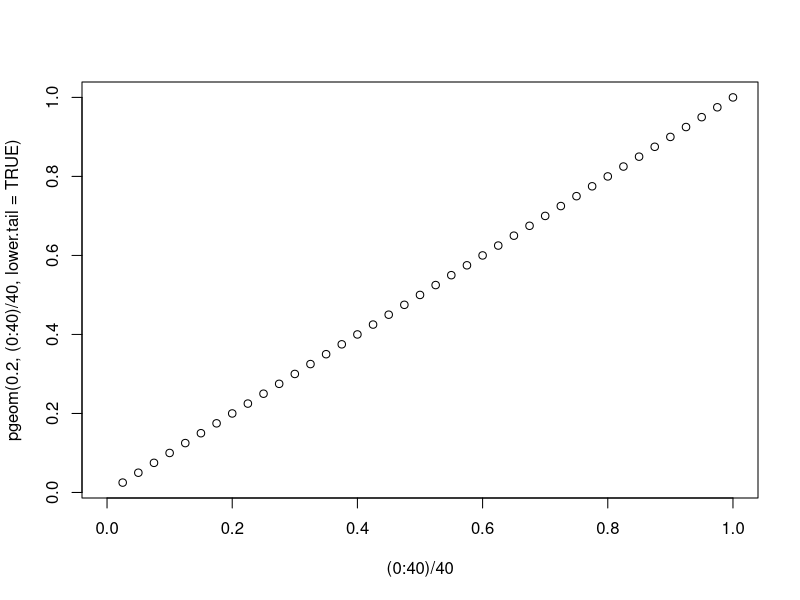
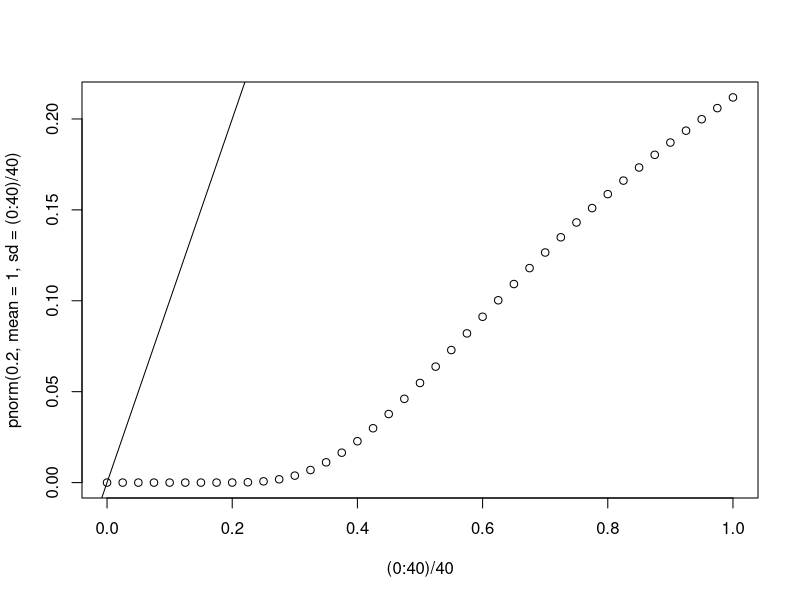
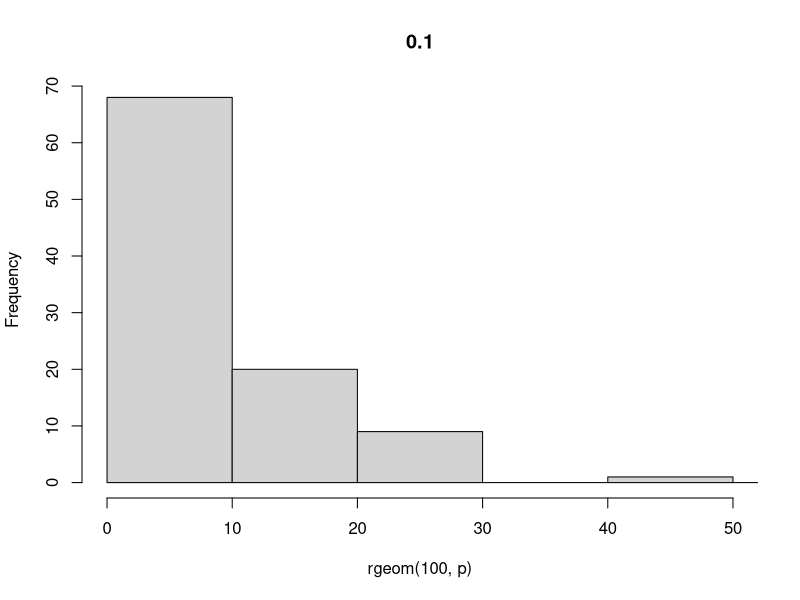
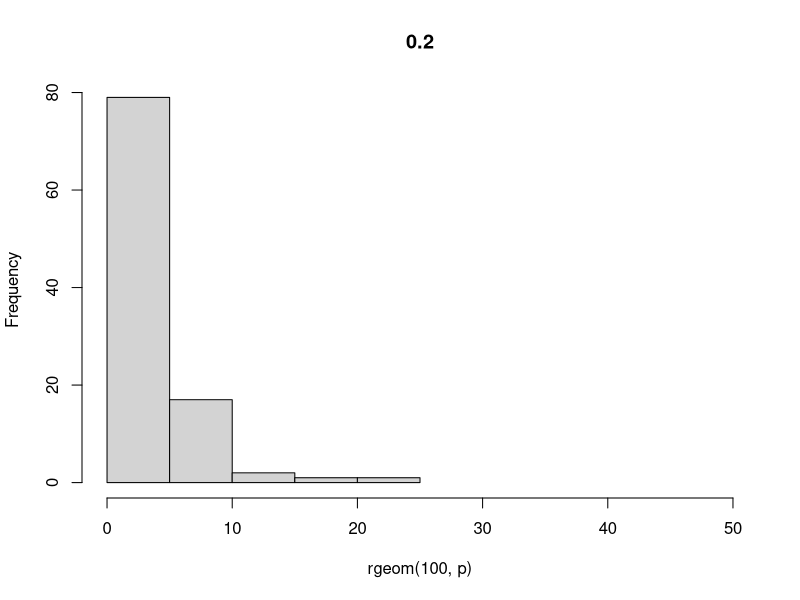
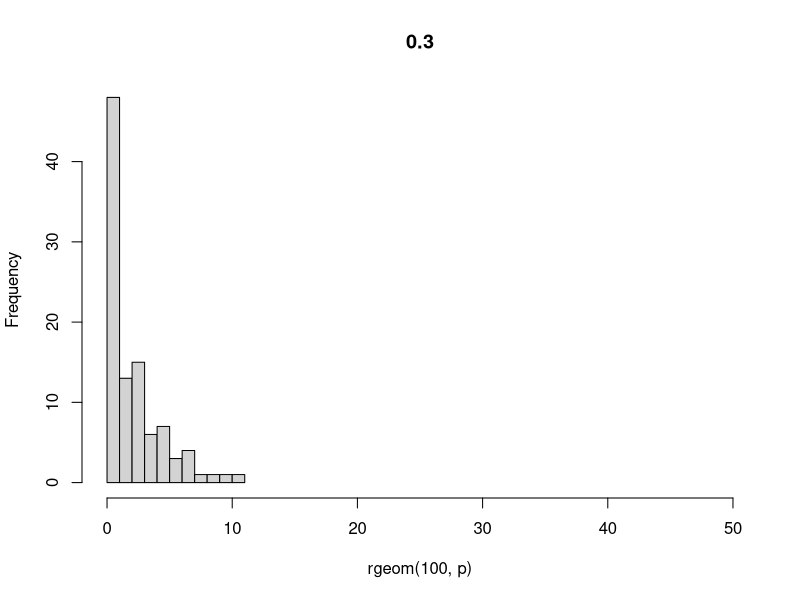
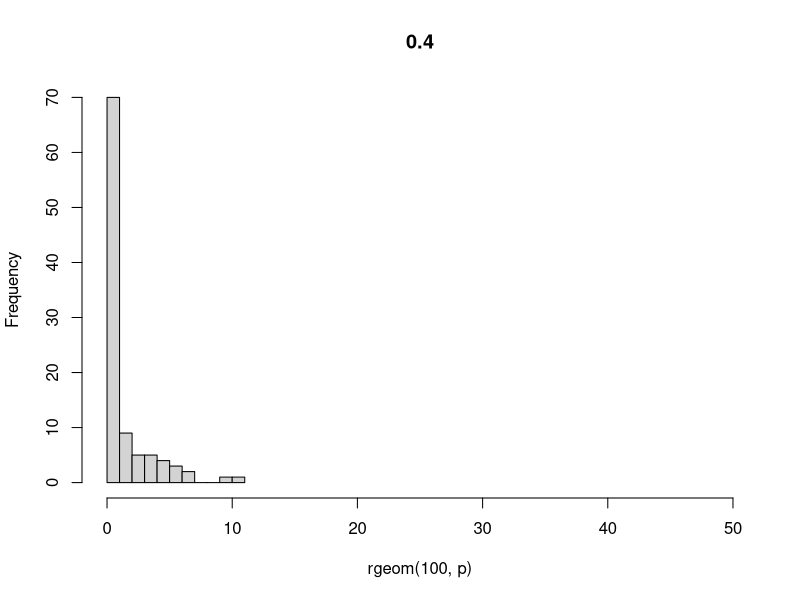
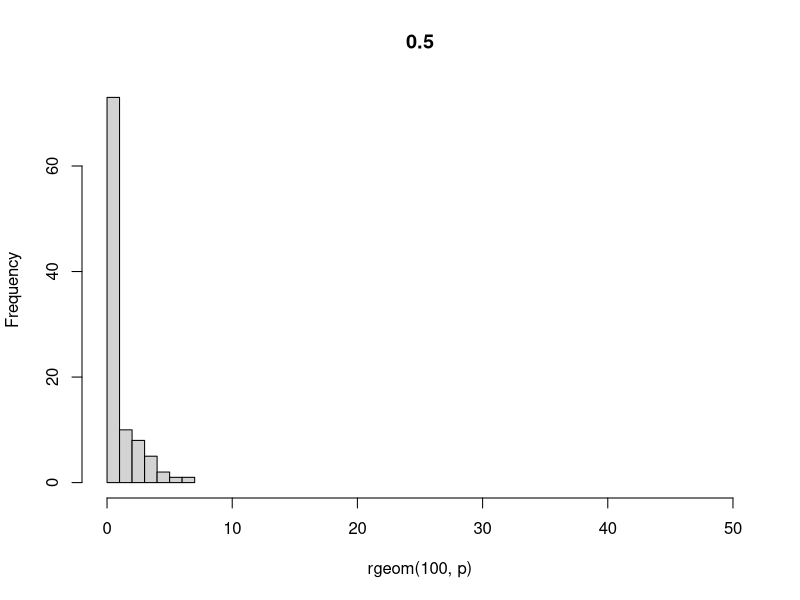
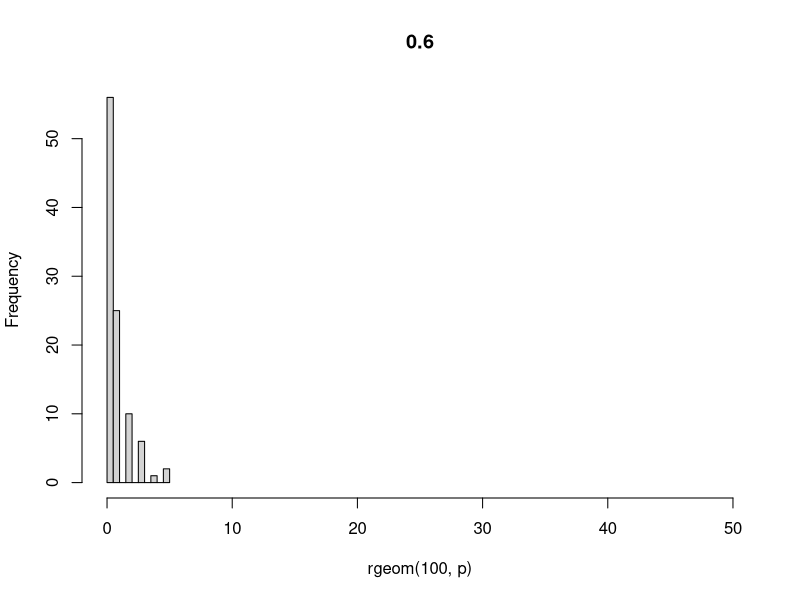

R code for these plots, in order:
# muck around with the r p q d functions

?pgeom
plot((0:40)/40, pgeom(0.2, (0:40)/40, lower.tail = TRUE))
plot((0:40)/40, pnorm(0.2, mean = 1, sd = (0:40)/40))

abline(a = 0, b = 1)
dev.off()
purrr::map((1:10)/10, function(p){
    hist(rgeom(100, p), xlim = c(0, 50), main = p)
    
})

plot(seq(0, 1, 0.01), pgeom(seq(0, 1, 0.01), 0.2))
plot(seq(0, 1, 0.01), dgeom(seq(0, 1, 0.01), 0.9))

maxK <- 1
curve(pexp, from = maxK, to = 0)
plot(ecdf(rgeom(500, prob = 0.2)))


